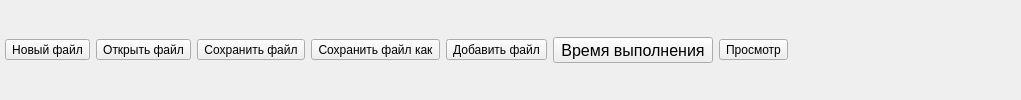
         <widget class="QWidget" name="controlsWidget" native="true">
          <property name="sizePolicy">
           <sizepolicy hsizetype="Preferred" vsizetype="Preferred">
            <horstretch>0</horstretch>
            <verstretch>0</verstretch>
           </sizepolicy>
          </property>
          <layout class="QGridLayout" name="gridLayout_7">
           <property name="leftMargin">
            <number>5</number>
           </property>
           <property name="topMargin">
            <number>5</number>
           </property>
           <property name="rightMargin">
            <number>5</number>
           </property>
           <property name="bottomMargin">
            <number>5</number>
           </property>
           <item row="0" column="3">
            <widget class="QToolButton" name="saveFileAsToolButton">
             <property name="toolTip">
              <string>Сохранить файл как</string>
             </property>
             <property name="text">
              <string>Сохранить файл как</string>
             </property>
             <property name="icon">
              <iconset resource="resources/images.qrc">
               <normaloff>:/aist/images/aist/save_as.png</normaloff>:/aist/images/aist/save_as.png</iconset>
             </property>
             <property name="iconSize">
              <size>
               <width>24</width>
               <height>24</height>
              </size>
             </property>
            </widget>
           </item>
           <item row="0" column="4">
            <widget class="QToolButton" name="addFileToolButton">
             <property name="toolTip">
              <string>Добавить файл</string>
             </property>
             <property name="text">
              <string>Добавить файл</string>
             </property>
             <property name="icon">
              <iconset resource="resources/images.qrc">
               <normaloff>:/aist/images/aist/add_file.png</normaloff>:/aist/images/aist/add_file.png</iconset>
             </property>
             <property name="iconSize">
              <size>
               <width>24</width>
               <height>24</height>
              </size>
             </property>
            </widget>
           </item>
           <item row="0" column="8">
            <spacer name="horizontalSpacer">
             <property name="orientation">
              <enum>Qt::Horizontal</enum>
             </property>
             <property name="sizeHint" stdset="0">
              <size>
               <width>228</width>
               <height>20</height>
              </size>
             </property>
            </spacer>
           </item>
           <item row="0" column="6">
            <widget class="QToolButton" name="viewToolButton">
             <property name="toolTip">
              <string>Просмотр</string>
             </property>
             <property name="text">
              <string>Просмотр</string>
             </property>
             <property name="icon">
              <iconset resource="resources/images.qrc">
               <normaloff>:/aist/images/aist/view.png</normaloff>:/aist/images/aist/view.png</iconset>
             </property>
             <property name="iconSize">
              <size>
               <width>24</width>
               <height>24</height>
              </size>
             </property>
            </widget>
           </item>
           <item row="0" column="1">
            <widget class="QToolButton" name="openFileToolButton">
             <property name="toolTip">
              <string>Открыть файл</string>
             </property>
             <property name="text">
              <string>Открыть файл</string>
             </property>
             <property name="icon">
              <iconset resource="resources/images.qrc">
               <normaloff>:/aist/images/aist/open.png</normaloff>:/aist/images/aist/open.png</iconset>
             </property>
             <property name="iconSize">
              <size>
               <width>24</width>
               <height>24</height>
              </size>
             </property>
            </widget>
           </item>
           <item row="0" column="2">
            <widget class="QToolButton" name="saveFileToolButton">
             <property name="toolTip">
              <string>Сохранить файл</string>
             </property>
             <property name="text">
              <string>Сохранить файл</string>
             </property>
             <property name="icon">
              <iconset resource="resources/images.qrc">
               <normaloff>:/aist/images/aist/save.png</normaloff>:/aist/images/aist/save.png</iconset>
             </property>
             <property name="iconSize">
              <size>
               <width>24</width>
               <height>24</height>
              </size>
             </property>
            </widget>
           </item>
           <item row="0" column="0">
            <widget class="QToolButton" name="newFileToolButton">
             <property name="toolTip">
              <string>Новый файл</string>
             </property>
             <property name="text">
              <string>Новый файл</string>
             </property>
             <property name="icon">
              <iconset resource="resources/images.qrc">
               <normaloff>:/aist/images/aist/file.png</normaloff>:/aist/images/aist/file.png</iconset>
             </property>
             <property name="iconSize">
              <size>
               <width>24</width>
               <height>24</height>
              </size>
             </property>
            </widget>
           </item>
           <item row="0" column="5">
            <widget class="QToolButton" name="timerToolButton">
             <property name="sizePolicy">
              <sizepolicy hsizetype="Minimum" vsizetype="Preferred">
               <horstretch>0</horstretch>
               <verstretch>0</verstretch>
              </sizepolicy>
             </property>
             <property name="font">
              <font>
               <pointsize>12</pointsize>
              </font>
             </property>
             <property name="toolTip">
              <string>Время выполнения</string>
             </property>
             <property name="text">
              <string>Время выполнения</string>
             </property>
             <property name="icon">
              <iconset resource="resources/images.qrc">
               <normaloff>:/aist/images/aist/timer.png</normaloff>:/aist/images/aist/timer.png</iconset>
             </property>
             <property name="iconSize">
              <size>
               <width>24</width>
               <height>24</height>
              </size>
             </property>
             <property name="shortcut">
              <string>F11</string>
             </property>
            </widget>
           </item>
          </layout>
         </widget>
